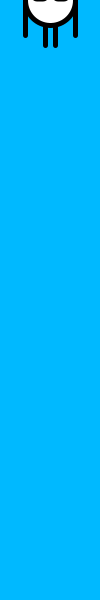
Frame 1 (no input)
Frame 60 (the mouse pressed at the canvas centre just before this capture): identical to frame 1, image omitted
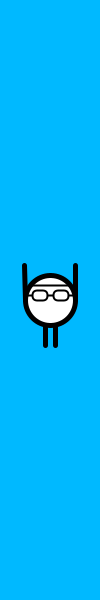
Frame 120 (the mouse held since frame 60 and released just before this capture)

The Processing sketch that drew these frames (run headless with seeded random() and noise(); from frame 60 on, the mouse is pressed at the canvas centre):

// Processing sketch: processing_115448
// ── processing_115448.pde


void setup(){
  size(100,600);
}

void draw(){
  translate(0,mouseY-50);
  background(0,185,255);
  strokeWeight(5);
  
  //te
  pushMatrix();
  translate(25,50);
  rotate(map(mouseY,0,100,0,3.14));
  line(0,0,0,35);
  popMatrix();
  
  pushMatrix();
  translate(75,50);
  rotate(map(mouseY,0,100,0,-3.14));
  line(0,0,0,35);
  popMatrix();
  
  //ashi
  line(45,72,45,95);
  line(55,72,55,95);
  
  //doutai 
  ellipse(50,50,50,50);
  
  //kao
  strokeWeight(2);
  line(30,35,70,35);
  line(25,45,75,45);
  rect(32,40,15,10,7);
  rect(53,40,15,10,7);
}
